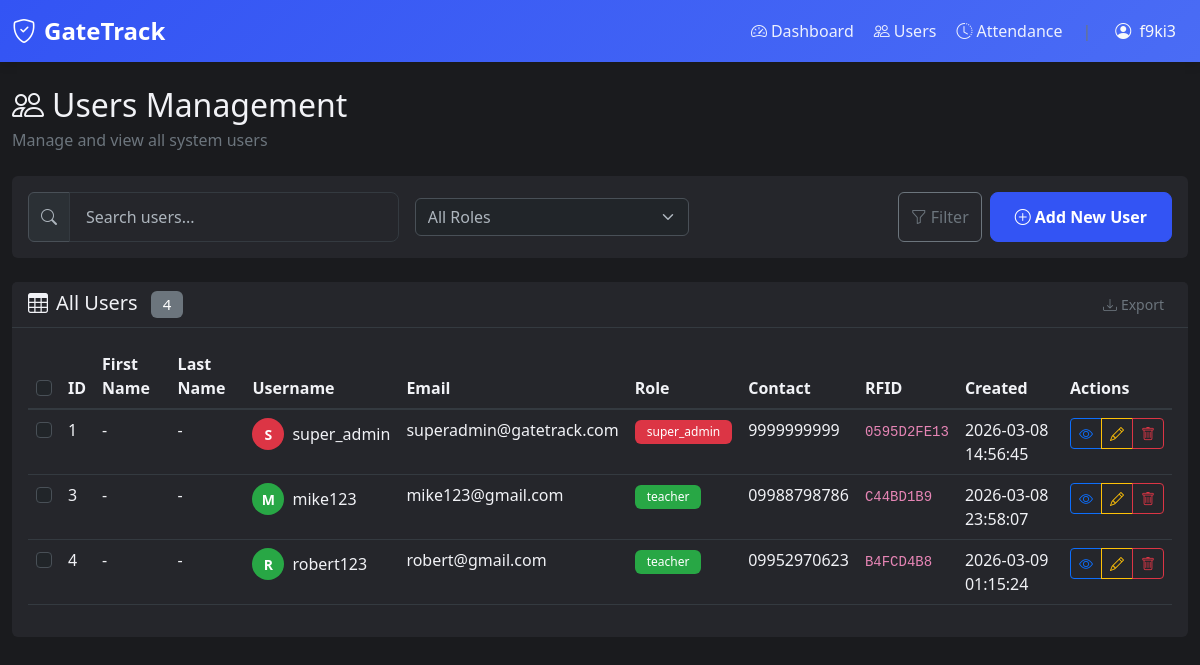
Page /users (signed in) on the committed database.
### tables this page shows
CREATE TABLE "users" (id INTEGER NOT NULL, username VARCHAR(80), email VARCHAR(120) NOT NULL, password VARCHAR(200), contact VARCHAR(20), gender VARCHAR(10), role VARCHAR(20) NOT NULL, created_at DATETIME, rfid TEXT, first_name VARCHAR(50), last_name VARCHAR(50), PRIMARY KEY (id), UNIQUE (email));

### app.py (the view)
@app.route('/users')
@login_required
def users():
    if session.get('role') not in ['super_admin', 'teacher']:
        flash('You do not have permission to view this page.', 'error')
        return redirect(url_for('dashboard'))
    users = get_all_users()
    return render_template('users.html', users=users)

### app.py (called while the page is built)
def get_connection():
    conn = sqlite3.connect(DB_PATH)
    conn.row_factory = sqlite3.Row
    return conn

def get_all_users():
    conn = get_connection()
    cursor = conn.cursor()
    cursor.execute('SELECT * FROM users ORDER BY id')
    users = cursor.fetchall()
    conn.close()
    return users

def login_required(f):
    @wraps(f)
    def decorated_function(*args, **kwargs):
        if 'user_id' not in session:
            flash('Please log in to access this page.', 'error')
            return redirect(url_for('login'))
        return f(*args, **kwargs)
    return decorated_function

### templates/users.html (shortened to what this page needs)
{% extends "nav.html" %} {% block title %}Users - GateTrack{% endblock %}  {% block content %}
<div class="row mb-4">
  <div class="col-12">
    <div class="d-flex justify-content-between align-items-center">
      <div>
        <h2 class="mb-1"><i class="bi bi-people me-2"></i>Users Management</h2>
        <p class="text-secondary mb-0">Manage and view all system users</p>
      </div>
    </div>
  </div>
</div>
<div class="row mb-4">
  <div class="col-12">
    <div class="card">
      <div class="card-body">
        <div class="row g-3 align-items-center">
          <div class="col-md-4">
            <div class="input-group">
              <span class="input-group-text"><i class="bi bi-search"></i></span>
              <input
                type="text"
                class="form-control"
                placeholder="Search users..."
                id="searchInput"
              />
            </div>
          </div>
          <div class="col-md-3">
            <select class="form-select" id="roleFilter">
              <option value="">All Roles</option>
            </select>
          </div>
          <div class="col-md-5 d-flex justify-content-end gap-2">
            <button class="btn btn-outline-secondary" type="button">
              <i class="bi bi-funnel me-1"></i>Filter
            </button>
            <a href="{{ url_for('add_user') }}" class="btn btn-primary">
              <i class="bi bi-plus-circle me-1"></i>Add New User
            </a>
          </div>
        </div>
      </div>
    </div>
  </div>
</div>
<div class="row">
  <div class="col-12">
    <div class="card">
      <div
        class="card-header d-flex justify-content-between align-items-center"
      >
        <h5 class="mb-0">
          <i class="bi bi-table me-2"></i>All Users
          <span class="badge bg-secondary ms-2">{{ users|length }}</span>
        </h5>
        <div class="dropdown">
          <button
            class="btn btn-sm btn-outline-secondary dropdown-toggle"
            type="button"
            data-bs-toggle="dropdown"
          >
            <i class="bi bi-download me-1"></i>Export
          </button>
        </div>
      </div>
      <div class="card-body">
        <div class="table-responsive">
          <table class="table table-hover" id="usersTable">
            <thead>
              <tr>
                <th>
                  <input
                    class="form-check-input"
                    type="checkbox"
                    id="selectAll"
                  />
                </th>
                <th>ID</th>
                <th>First Name</th>
                <th>Last Name</th>
                <th>Username</th>
                <th>Email</th>
                <th>Role</th>
                <th>Contact</th>
                <th>RFID</th>
                <th>Created</th>
                <th>Actions</th>
              </tr>
            </thead>
            <tbody>
              {% for user in users %} {% if user.id != session.get('user_id') %}
              <tr>
                <td>
                  <input
                    class="form-check-input"
                    type="checkbox"
                    value="{{ user.id }}"
                  />
                </td>
                <td>{{ user.id }}</td>
                <td>{{ user.first_name or '-' }}</td>
                <td>{{ user.last_name or '-' }}</td>
                <td>
                  <div class="d-flex align-items-center">
                    <div
                      class="avatar-circle me-2 bg-{{ 'danger' if user.role == 'super_admin' else 'success' if user.role == 'teacher' else 'info' }}"
                    >
                      {{ user.username[0].upper() if user.username else
                      user.email[0].upper() }}
                    </div>
                    {{ user.username or '-' }}
                  </div>
                </td>
                <td>{{ user.email }}</td>
                <td>
                  {% if user.role == 'super_admin' %}
                  <span class="badge bg-danger">{{ user.role }}</span>
                  {% elif user.role == 'teacher' %}
                  <span class="badge bg-success">{{ user.role }}</span>
                  {% elif user.role == 'student' %}
                  <span class="badge bg-info">{{ user.role }}</span>
                  {% else %}
                  <span class="badge bg-warning text-dark"
                    >{{ user.role }}</span
                  >
                  {% endif %}
                </td>
                <td>{{ user.contact or '-' }}</td>
                <td><code>{{ user.rfid or 'N/A' }}</code></td>
                <td>{{ user.created_at }}</td>
                <td>
                  <div class="btn-group" role="group">
                    <button class="btn btn-sm btn-outline-primary" title="View">
                      <i class="bi bi-eye"></i>
                    </button>
                    <button class="btn btn-sm btn-outline-warning" title="Edit">
                      <i class="bi bi-pencil"></i>
                    </button>
                    <button
                      class="btn btn-sm btn-outline-danger"
                      title="Delete"
                      data-bs-toggle="modal"
                      data-bs-target="#deleteModal"
                      data-user-id="{{ user.id }}"
                      data-user-email="{{ user.email }}"
                      data-user-role="{{ user.role }}"
                    >
                      <i class="bi bi-trash"></i>
                    </button>
                  </div>
                </td>
              </tr>
              {% endif %} {% endfor %}
            </tbody>
          </table>
        </div>
      </div>
    </div>
  </div>
</div>
{% endblock %}

### templates/nav.html (shortened to what this page needs)
<!doctype html>
<html lang="en" data-bs-theme="dark">
  <head>
    <link
      href="https://cdn.jsdelivr.net/npm/bootstrap@5.3.0/dist/css/bootstrap.min.css"
      rel="stylesheet"
    />
    <link
      rel="stylesheet"
      href="{{ url_for('static', filename='css/style.css') }}"
    />
    <link
      rel="stylesheet"
      href="https://cdn.jsdelivr.net/npm/bootstrap-icons@1.11.0/font/bootstrap-icons.css"
    />
  </head>
  <body>
    <nav class="navbar navbar-expand-lg navbar-dark">
      <div class="container-fluid">
        <a class="navbar-brand" href="{{ url_for('dashboard') }}">
          <i class="bi bi-shield-check me-2"></i>GateTrack
        </a>
        <div class="collapse navbar-collapse" id="navbarNav">
          <div class="navbar-nav ms-auto">
            <div class="nav-group">
              <ul class="navbar-nav">
                <li class="nav-item">
                  <a
                    class="nav-link{% if request.endpoint == 'dashboard' %} active{% endif %}"
                    href="{{ url_for('dashboard') }}"
                  >
                    <i class="bi bi-speedometer2 me-1"></i>Dashboard
                  </a>
                </li>
                {% if session.get('role') in ['super_admin', 'teacher'] %}
                <li class="nav-item">
                  <a
                    class="nav-link{% if request.endpoint == 'users' %} active{% endif %}"
                    href="{{ url_for('users') }}"
                  >
                    <i class="bi bi-people me-1"></i>Users
                  </a>
                </li>
                <li class="nav-item">
                  <a
                    class="nav-link{% if request.endpoint == 'attendance' %} active{% endif %}"
                    href="{{ url_for('attendance') }}"
                  >
                    <i class="bi bi-clock-history me-1"></i>Attendance
                  </a>
                </li>
                {% endif %}
              </ul>
              <span class="text-secondary mx-1">|</span>
              <div class="dropdown">
                <button
                  class="btn btn-outline-light dropdown-toggle"
                  type="button"
                  data-bs-toggle="dropdown"
                >
                  <i class="bi bi-person-circle me-1"></i>
                  {{ session.get('username') or session.get('email') }}
                </button>
              </div>
            </div>
          </div>
        </div>
      </div>
    </nav>
    <div class="container-fluid py-4">{% block content %}{% endblock %}</div>
  </body>
</html>

### static/css/style.css (style rules this page uses)
[data-bs-theme="dark"] { --bg-primary: #1a1b1e; --bg-secondary: #25262b; --text-primary: #f1f2f6; --text-secondary: #adb5bd; --primary: #3354f4; --primary-hover: #4a6cf5; --border-color: #343a40; --card-shadow: 0 2px 10px rgba(0, 0, 0, 0.3); }
body { background-color: var(--bg-primary); color: var(--text-primary); font-family: "Segoe UI", Tahoma, Geneva, Verdana, sans-serif; min-height: 100vh; transition: background-color 0.3s ease, color 0.3s ease; }
.card { background-color: var(--bg-secondary); border: 1px solid var(--border-color); box-shadow: var(--card-shadow); transition: background-color 0.3s ease, border-color 0.3s ease; }
.card-header { background-color: var(--bg-secondary); border-bottom: 1px solid var(--border-color); color: var(--text-primary); }
.table { color: var(--text-primary); }
.table thead th { background-color: var(--bg-primary); border-bottom: 2px solid var(--border-color); color: var(--text-primary); font-weight: 600; }
.table tbody tr { border-bottom: 1px solid var(--border-color); transition: background-color 0.2s ease; }
.form-control { background-color: var(--bg-secondary); border: 1px solid var(--border-color); color: var(--text-primary); padding: 12px 16px; border-radius: 8px; transition: all 0.3s ease; }
.form-control::placeholder { color: var(--text-secondary); }
.navbar { background: linear-gradient( 135deg, var(--primary) 0%, #4a6cf5 100% ) !important; box-shadow: 0 2px 10px rgba(0, 0, 0, 0.15); }
.navbar-brand { font-weight: 700; font-size: 1.5rem; }
.nav-link { color: rgba(255, 255, 255, 0.9) !important; transition: color 0.3s ease; }
.btn-primary { background-color: var(--primary); border-color: var(--primary); padding: 12px 24px; font-weight: 600; border-radius: 8px; transition: all 0.3s ease; }
.badge { padding: 6px 12px; font-weight: 500; border-radius: 6px; }

### templates/nav.html (style rules this page uses)
.dropdown-toggle { border: none !important; box-shadow: none !important; background: transparent !important; }
.dropdown-toggle::after { display: none; }
.nav-group { display: flex; align-items: center; gap: 0.5rem; }
.nav-group .navbar-nav { gap: 0.25rem; }
.card { border: none !important; box-shadow: none !important; }
.table thead th, .table tbody tr, .table tbody td { background-color: transparent !important; color: inherit !important; }

### templates/users.html (style rules this page uses)
.avatar-circle { width: 32px; height: 32px; border-radius: 50%; display: flex; align-items: center; justify-content: center; color: white; font-weight: bold; font-size: 14px; }
.bg-danger { background-color: #dc3545 !important; }
.bg-success { background-color: #28a745 !important; }

### rows in the picture
users: get "f9ki3"
users: id "1", first_name "-", last_name "-", username "S", username "super_admin", email "superadmin@gatetrack.com", role "super_admin", contact "9999999999", rfid "0595D2FE13", created_at "2026-03-08 14:56:45"
users: id "3", first_name "-", last_name "-", username "M", username "mike123", email "mike123@gmail.com", role "teacher", contact "09988798786", rfid "C44BD1B9", created_at "2026-03-08 23:58:07"
users: id "4", first_name "-", last_name "-", username "R", username "robert123", email "robert@gmail.com", role "teacher", contact "09952970623", rfid "B4FCD4B8", created_at "2026-03-09 01:15:24"

### other values in the picture
{{ users|length }} "4"
